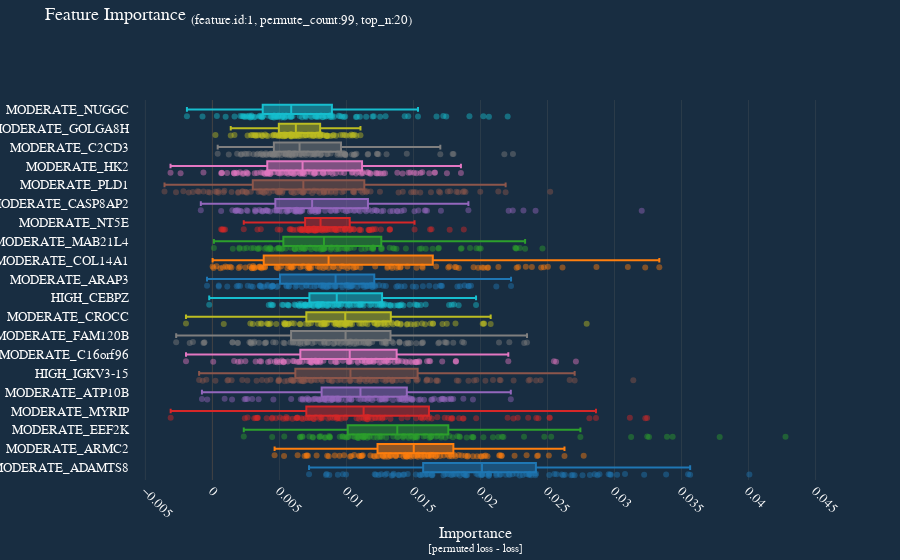

The code cell stored with this chart in its notebook:
### Code cell
prediction.plot_feature_importance(top_n=20, boxpoints='all')
